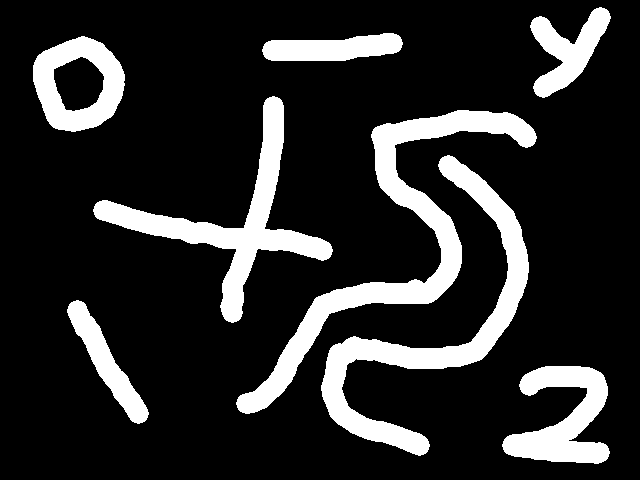
#> input picture Final_Assignments/HW5/images/q1.png, 640 x 480 px
$ jupyter execute Q1.ipynb
#> lines starting #> are read from the running program, lines starting #| are printed output that depends on the picture; after the words box and inside, x2 and y2 are one past the last pixel; in counts of white or black regions, pixels touching at a corner belong together
[cell 1]
import cv2 # just for reading the image
import numpy as np
import matplotlib.pyplot as plt

[cell 2]
import cv2
import numpy as np
import matplotlib.pyplot as plt

# Step 1: Read the image
image = cv2.imread('images/q1.png')
#> image is the input picture: shape (480, 640, 3); 16.9% white; 8 white regions, largest, box (x1, y1, x2, y2) and area: (236, 110, 537, 414) 12457, (321, 155, 529, 456) 11001, (93, 96, 333, 323) 9299
if image is None:
    raise ValueError("Image not found or the path is incorrect")

# Step 2: Convert to gray
gray = cv2.cvtColor(image, cv2.COLOR_BGR2GRAY)


# Step 3: Find connected components
num_labels, labels_im= cv2.connectedComponents(gray)
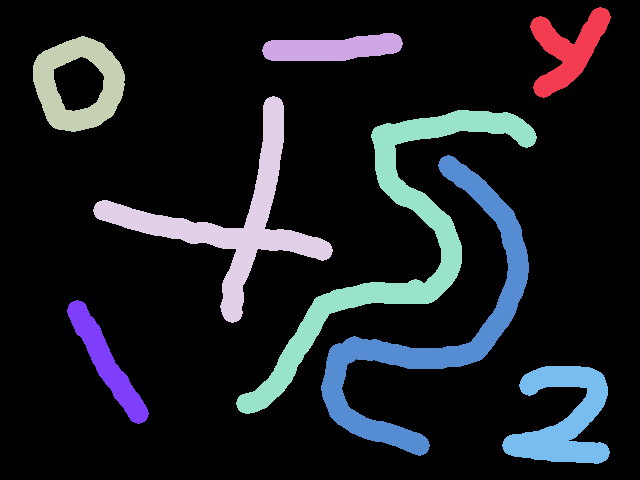
#> labels_im: shape (480, 640) int32; 9 distinct labels, from 0 to 8; one colour per label, 0 black
#> num_labels = 9

# Step 4: Create a random color map
colors = [np.random.randint(0, 255, size=3).tolist() for _ in range(num_labels)]

# Step 5: Apply colors to the connected components
output_image = np.zeros_like(image)
for label in range(1, num_labels):
    output_image[labels_im == label] = colors[label]
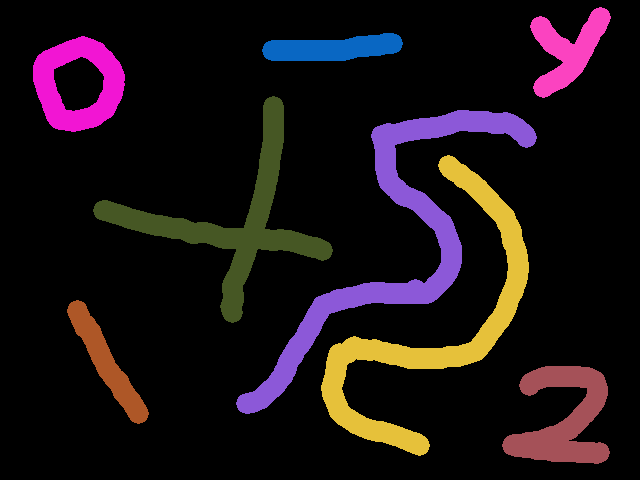
#> output_image: shape (480, 640, 3); mean of channels 0, 1, 2 21, 17.4, 27.1; drawn as B, G, R

# Step 6: Print the number of components on the image
text = f'Total components: {num_labels - 1}'
#> text = 'Total components: 8'
cv2.putText(output_image, text, (10, 30), cv2.FONT_HERSHEY_SIMPLEX, 1, (255, 255, 255), 2)
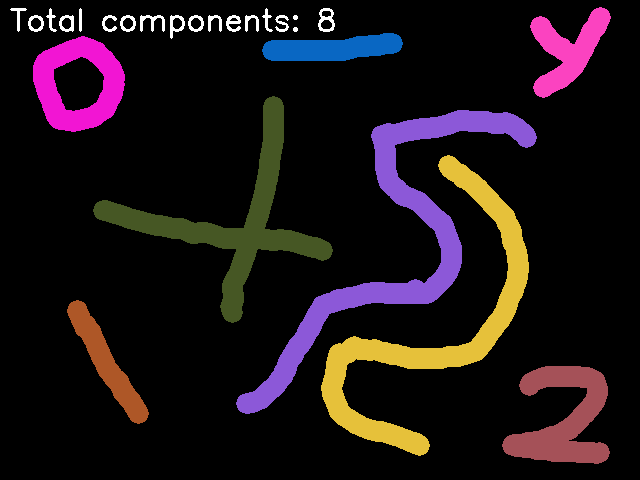
#> output_image: shape (480, 640, 3); 0.68% of pixels changed, all inside (x1, y1, x2, y2) = (10, 8, 335, 39); drawn as B, G, R

# Display the image using matplotlib
plt.figure(figsize=(10, 10))
plt.imshow(cv2.cvtColor(output_image, cv2.COLOR_BGR2RGB))
plt.title('Connected Components')
plt.axis('off')
plt.show()

# Save the output image
cv2.imwrite('output_image.png', output_image)
#> Out = True
